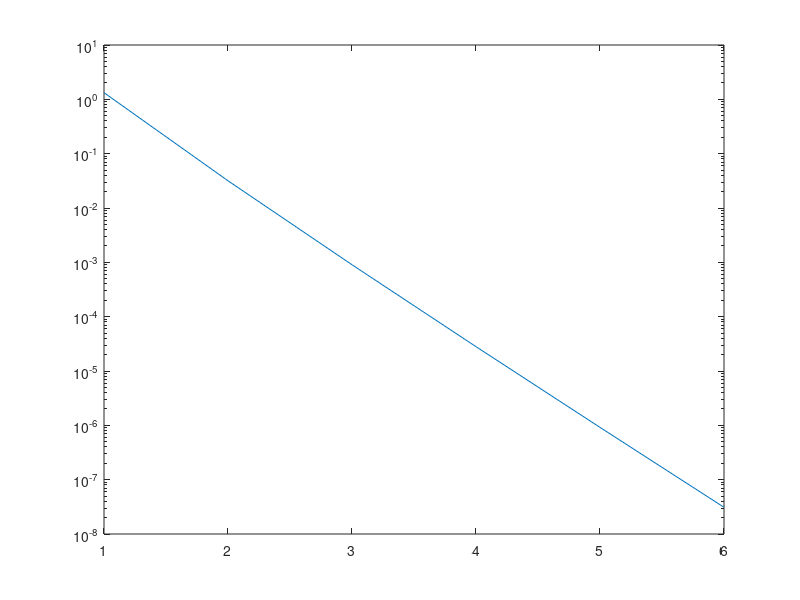

Source code (MATLAB): (Note: this script raises an error after producing the figure.)
%% Problem 1
n = input('input the number of terms to sum: ');

X = 0;
pie = zeros(1,n);

for k = 0:n
	X = X + (-1)^k / (2 * k + 1) * ((4 * (1 / 5)^(2 * k + 1) - (1/239)^(2 * k + 1)));
    pie(k+1) = X;
end

pie = 4*pie;

pieerror = abs(pie/pi - 1)*100;

semilogy(pieerror)

%% Problem 2
n = 50;

X = zeros(1,n);
X(end) = 1/n;

for k = 1:n
    X(n-k) = n-k+1 + 1/X(n-k+1);
end

%% Problem 3



%% Problem 6

A = rand(2,3);
B = rand(3);
C = rand(3,2);
D = rand(3);

try
    a = 2*A + C;
catch 
    warning('a cannot be calculated')
    a = 0;
end
b = C - 3*B;
c = 3*B - 2*D;
d = A*D;
e = C*A;
f = A*C;
g = B*D;
h = D*B;
i = B*C;
j = C*B;
k = D*A*B;
l = 2*D^2 + B;
m = D*D;
n = A^2;
o = C.' * D;
p = B*A.';
q = -2*A.' + 5*C;
r = B.' + A*D;
s = 0.5 * (B + B.');
t = 0.5 * (B-B.');
u = C*C.';
v = C.' * C;
w = (C*C.')^(-1);
x = (C.' *C)^(-1);
y = B* (A*D).';
z = A*D*B.';